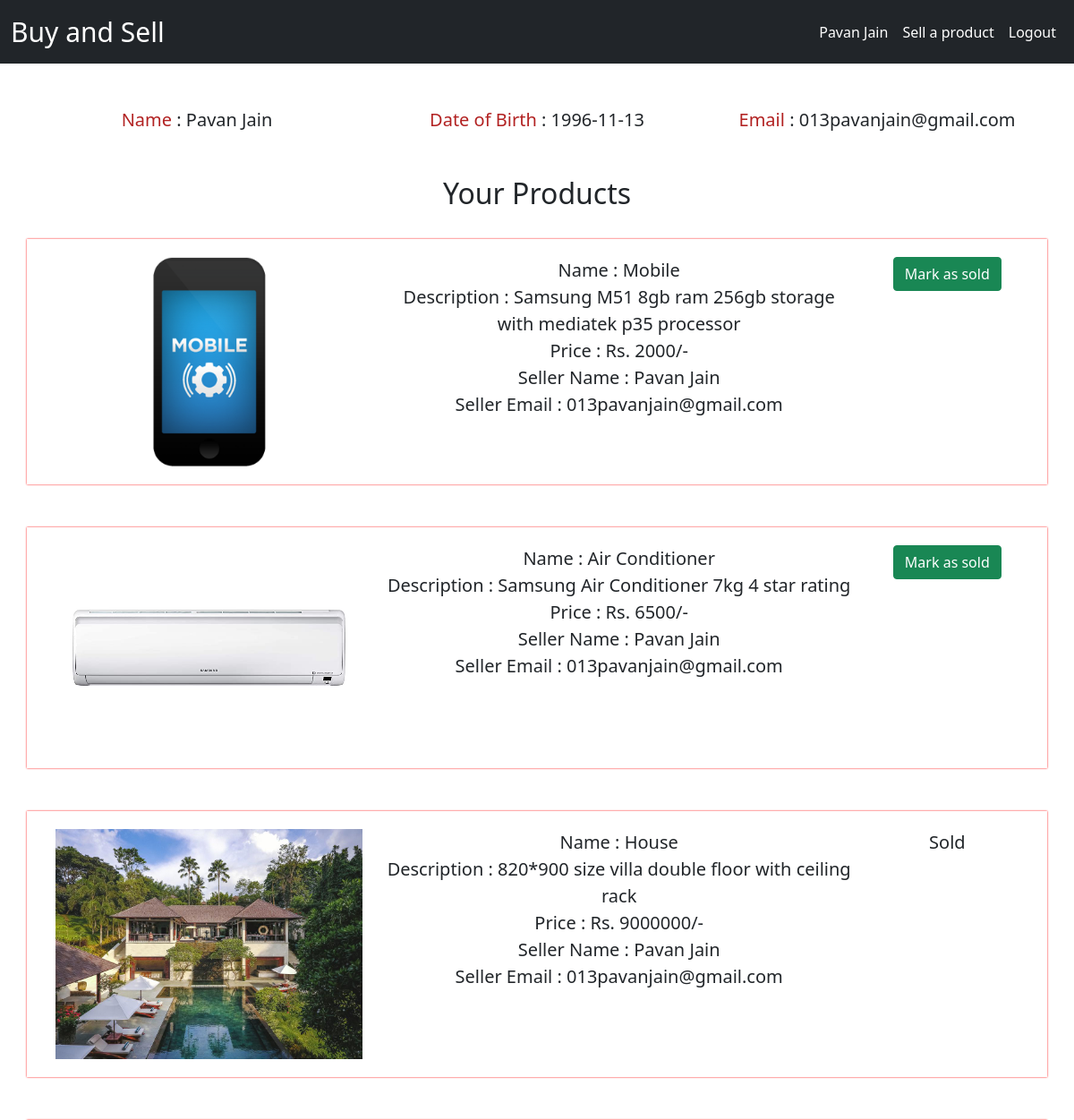
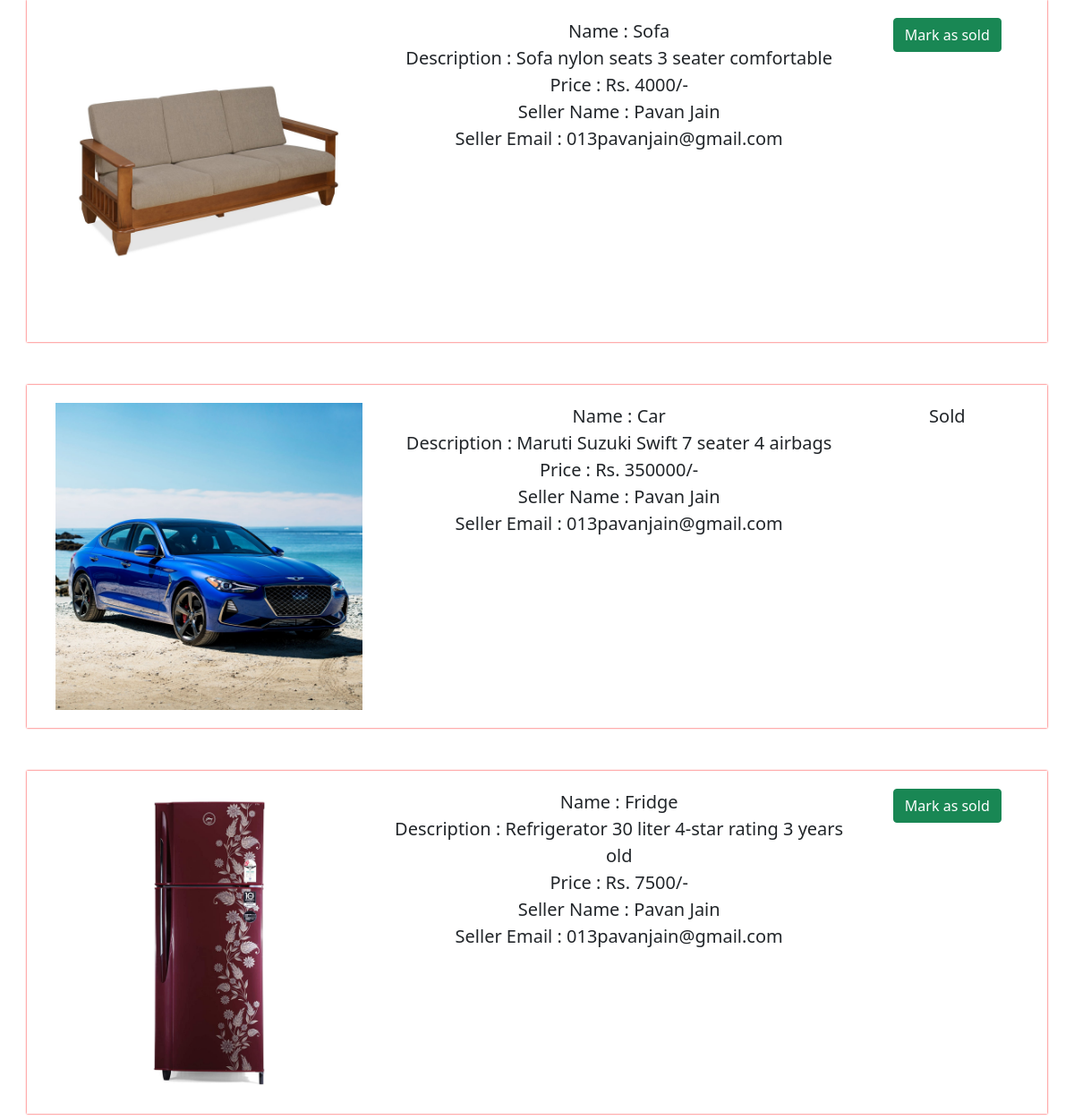
Screenshot of /profile (signed in) with the database file from the repository (2 pictures, top to bottom).
### app.py (models this page shows, shortened)
class Users(db.Model, UserMixin):
    id = db.Column(db.Integer, primary_key=True)
    name = db.Column(db.String(20), nullable=False)
    dob = db.Column(db.Date, nullable=False)
    email = db.Column(db.String(20), nullable=False)
    password = db.Column(db.String(100), nullable=False)

class Products(db.Model):
    id = db.Column(db.Integer, primary_key=True)
    name = db.Column(db.String(30), nullable=False)
    desc = db.Column(db.String(200), nullable=False)
    image = db.Column(db.String(200), nullable=False)
    price = db.Column(db.Integer, nullable=False)
    status = db.Column(db.String(20), nullable=False, default='Available')
    seller_name = db.Column(db.String(20), nullable=False)
    seller_email = db.Column(db.String(30), nullable=False)

### app.py (the view)
@app.route('/profile')
def profile():
    if current_user.is_authenticated:
        products = Products.query.filter_by(seller_email=current_user.email).order_by(desc(Products.id)).all()
        return render_template('/profile.html', products=products)
    else:
        return redirect('/')

### app.py (called while the page is built)
@login_manager.user_loader
def laod_user(user_id):
    return Users.query.get(int(user_id))

### templates/profile.html (shortened to what this page needs)
{% extends 'base.html' %}
{% block body %}
<div class="container">
    <div class="row" style="font-size:20px;text-align:center;">
        <div class="col-md-4"><span style="color:firebrick;">Name</span> : <span>{{current_user.name}}</span></div>
        <div class="col-md-4"><span style="color:firebrick;">Date of Birth</span> : <span>{{current_user.dob}}</span></div>
        <div class="col-md-4"><span style="color:firebrick;">Email</span> : <span>{{current_user.email}}</span></div>
    </div>
</div>
<br/><br/>
<div class="container">
    <div class="row" style="text-align: center;"><h2>Your Products</h2></div><br/>
    {% for product in products %}
    <div class="row" style="box-shadow:0px 0px 2px red;padding:20px;">
        <div class="col-md-4">
            <img src="/static/images/{{product.image}}" style="width:100%"></img>
        </div>
        <div class="col-md-6" style="text-align: center;">
            <span style="font-size:20px;">Name : {{product.name}}</span><br/>
            <span style="font-size:20px;">Description : {{product.desc}}</span><br/>
            <span style="font-size:20px;">Price : Rs. {{product.price}}/-</span><br/>
            <span style="font-size:20px;">Seller Name : {{product.seller_name}}</span><br/>
            <span style="font-size:20px;">Seller Email : {{product.seller_email}}</span><br/>
        </div>
        <div class="col-md-2" style="text-align: center;">
            {% if product.status=='Available' %}
            <a href="/marksold/{{product.id}}" class="btn btn-success">Mark as sold</a>
            {% else %}
            <span style="font-size:20px;">{{product.status}}</span>
            {% endif %}
        </div>
    </div>
    <br/><br/>
    {% endfor %}
</div>
{% endblock %}

### templates/base.html (shortened to what this page needs)
<html>
    <head>
        <link href="https://cdn.jsdelivr.net/npm/bootstrap@5.0.0-beta2/dist/css/bootstrap.min.css" rel="stylesheet">
    </head>
    <body>
        <nav class="navbar navbar-expand-lg navbar-dark bg-dark">
            <div class="container-fluid">
              <a class="navbar-brand" href="/home" style="font-size:30px;">Buy and Sell</a>
              <div class="collapse navbar-collapse" id="navbarSupportedContent">
                <ul class="navbar-nav ms-auto mb-2 mb-lg-0">
                  {% if current_user.is_authenticated %}
                  <li class="nav-item">
                    <a class="nav-link active" aria-current="page" href="/profile">{{current_user.name}}</a>
                  </li>
                  <li class="nav-item">
                    <a class="nav-link active" aria-current="page" href="/sell">Sell a product</a>
                  </li>
                  <li class="nav-item">
                    <a class="nav-link active" aria-current="page" href="/logout">Logout</a>
                  </li>
                  {% endif %}
                  </ul>
              </div>
            </div>
          </nav>
          <br/><br/>
        {% block body %}
        {% endblock %}
    </body>
</html>

### rows the page displays
Users: name "Pavan Jain", dob "1996-11-13", email "013pavanjain@gmail.com"
Products: image (picture), name "Mobile", desc "Samsung M51 8gb ram 256gb storage with mediatek p35 processor", price "2000", seller_name "Pavan Jain", seller_email "013pavanjain@gmail.com"
Products: image (picture), name "Air Conditioner", desc "Samsung Air Conditioner 7kg 4 star rating", price "6500", seller_name "Pavan Jain", seller_email "013pavanjain@gmail.com"
Products: image (picture), name "House", desc "820*900 size villa double floor with ceiling rack", price "9000000", seller_name "Pavan Jain", seller_email "013pavanjain@gmail.com", status "Sold"
Products: image (picture), name "Sofa", desc "Sofa nylon seats 3 seater comfortable", price "4000", seller_name "Pavan Jain", seller_email "013pavanjain@gmail.com"
Products: image (picture), name "Car", desc "Maruti Suzuki Swift 7 seater 4 airbags", price "350000", seller_name "Pavan Jain", seller_email "013pavanjain@gmail.com", status "Sold"
Products: image (picture), name "Fridge", desc "Refrigerator 30 liter 4-star rating 3 years old", price "7500", seller_name "Pavan Jain", seller_email "013pavanjain@gmail.com"
